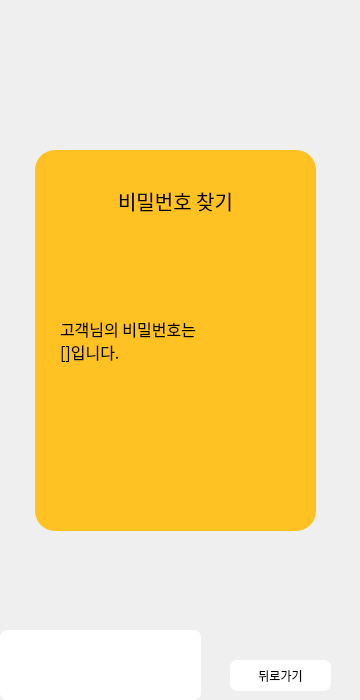
<?xml version="1.0" encoding="UTF-8"?>
<ui version="4.0">
 <class>Find</class>
 <widget class="QWidget" name="Find">
  <property name="geometry">
   <rect>
    <x>0</x>
    <y>0</y>
    <width>360</width>
    <height>700</height>
   </rect>
  </property>
  <property name="windowTitle">
   <string>Form</string>
  </property>
  <widget class="QStackedWidget" name="stackedWidget">
   <property name="geometry">
    <rect>
     <x>0</x>
     <y>0</y>
     <width>360</width>
     <height>700</height>
    </rect>
   </property>
   <property name="currentIndex">
    <number>5</number>
   </property>
   <widget class="QWidget" name="page_1">
    <widget class="QLabel" name="label">
     <property name="geometry">
      <rect>
       <x>0</x>
       <y>0</y>
       <width>360</width>
       <height>700</height>
      </rect>
     </property>
     <property name="styleSheet">
      <string notr="true">background-image: url(:/resources/image.png);</string>
     </property>
     <property name="text">
      <string/>
     </property>
    </widget>
    <widget class="QLabel" name="label_7">
     <property name="geometry">
      <rect>
       <x>35</x>
       <y>150</y>
       <width>281</width>
       <height>381</height>
      </rect>
     </property>
     <property name="styleSheet">
      <string notr="true">background-color: rgb(255, 194, 34);
border-radius: 20px;</string>
     </property>
     <property name="text">
      <string/>
     </property>
    </widget>
    <widget class="QLabel" name="label_9">
     <property name="geometry">
      <rect>
       <x>55</x>
       <y>180</y>
       <width>241</width>
       <height>41</height>
      </rect>
     </property>
     <property name="font">
      <font>
       <family>배달의민족 도현 OTF</family>
       <pointsize>15</pointsize>
      </font>
     </property>
     <property name="text">
      <string>아이디/비밀번호 찾기</string>
     </property>
     <property name="alignment">
      <set>Qt::AlignCenter</set>
     </property>
    </widget>
    <widget class="QPushButton" name="find_id">
     <property name="geometry">
      <rect>
       <x>95</x>
       <y>290</y>
       <width>171</width>
       <height>51</height>
      </rect>
     </property>
     <property name="font">
      <font>
       <family>배달의민족 도현 OTF</family>
      </font>
     </property>
     <property name="styleSheet">
      <string notr="true">color: rgb(0, 0, 0);
background-color: rgb(255, 255, 255);
border-radius: 7px;</string>
     </property>
     <property name="text">
      <string>아이디 찾기</string>
     </property>
    </widget>
    <widget class="QPushButton" name="find_pw">
     <property name="geometry">
      <rect>
       <x>95</x>
       <y>380</y>
       <width>171</width>
       <height>51</height>
      </rect>
     </property>
     <property name="font">
      <font>
       <family>배달의민족 도현 OTF</family>
      </font>
     </property>
     <property name="styleSheet">
      <string notr="true">color: rgb(0, 0, 0);
background-color: rgb(255, 255, 255);
border-radius: 7px;</string>
     </property>
     <property name="text">
      <string>비밀번호 찾기</string>
     </property>
    </widget>
    <widget class="QPushButton" name="back_1">
     <property name="geometry">
      <rect>
       <x>230</x>
       <y>660</y>
       <width>101</width>
       <height>31</height>
      </rect>
     </property>
     <property name="font">
      <font>
       <family>배달의민족 도현 OTF</family>
      </font>
     </property>
     <property name="styleSheet">
      <string notr="true">color: rgb(0, 0, 0);
background-color: rgb(255, 255, 255);
border-radius: 7px;</string>
     </property>
     <property name="text">
      <string>뒤로가기</string>
     </property>
    </widget>
    <widget class="QTextEdit" name="textEdit_1">
     <property name="geometry">
      <rect>
       <x>0</x>
       <y>630</y>
       <width>201</width>
       <height>70</height>
      </rect>
     </property>
     <property name="font">
      <font>
       <family>배달의민족 도현 OTF</family>
      </font>
     </property>
     <property name="styleSheet">
      <string notr="true">color: rgb(0, 0, 0);
background-color: rgb(255, 255, 255);
border-radius: 7px;</string>
     </property>
    </widget>
   </widget>
   <widget class="QWidget" name="page_2">
    <widget class="QLabel" name="label_2">
     <property name="geometry">
      <rect>
       <x>0</x>
       <y>0</y>
       <width>360</width>
       <height>700</height>
      </rect>
     </property>
     <property name="styleSheet">
      <string notr="true">background-image: url(:/resources/image.png);</string>
     </property>
     <property name="text">
      <string/>
     </property>
    </widget>
    <widget class="QLabel" name="label_10">
     <property name="geometry">
      <rect>
       <x>40</x>
       <y>60</y>
       <width>521</width>
       <height>111</height>
      </rect>
     </property>
     <property name="styleSheet">
      <string notr="true">image: url(:/resources/2.2.png);</string>
     </property>
     <property name="text">
      <string/>
     </property>
    </widget>
    <widget class="QLabel" name="label_11">
     <property name="geometry">
      <rect>
       <x>35</x>
       <y>150</y>
       <width>281</width>
       <height>381</height>
      </rect>
     </property>
     <property name="styleSheet">
      <string notr="true">background-color: rgb(255, 194, 34);
border-radius: 20px;</string>
     </property>
     <property name="text">
      <string/>
     </property>
    </widget>
    <widget class="QLabel" name="find_title_1">
     <property name="geometry">
      <rect>
       <x>55</x>
       <y>180</y>
       <width>241</width>
       <height>41</height>
      </rect>
     </property>
     <property name="font">
      <font>
       <family>배달의민족 도현 OTF</family>
       <pointsize>15</pointsize>
      </font>
     </property>
     <property name="text">
      <string>아이디 찾기</string>
     </property>
     <property name="alignment">
      <set>Qt::AlignCenter</set>
     </property>
    </widget>
    <widget class="QPushButton" name="back_2">
     <property name="geometry">
      <rect>
       <x>230</x>
       <y>660</y>
       <width>101</width>
       <height>31</height>
      </rect>
     </property>
     <property name="font">
      <font>
       <family>배달의민족 도현 OTF</family>
      </font>
     </property>
     <property name="styleSheet">
      <string notr="true">color: rgb(0, 0, 0);
background-color: rgb(255, 255, 255);
border-radius: 7px;</string>
     </property>
     <property name="text">
      <string>뒤로가기</string>
     </property>
    </widget>
    <widget class="QPushButton" name="findbyhp">
     <property name="geometry">
      <rect>
       <x>95</x>
       <y>290</y>
       <width>171</width>
       <height>51</height>
      </rect>
     </property>
     <property name="font">
      <font>
       <family>배달의민족 도현 OTF</family>
      </font>
     </property>
     <property name="styleSheet">
      <string notr="true">color: rgb(0, 0, 0);
background-color: rgb(255, 255, 255);
border-radius: 7px;</string>
     </property>
     <property name="text">
      <string>HP로 찾기</string>
     </property>
    </widget>
    <widget class="QPushButton" name="findbyem">
     <property name="geometry">
      <rect>
       <x>95</x>
       <y>380</y>
       <width>171</width>
       <height>51</height>
      </rect>
     </property>
     <property name="font">
      <font>
       <family>배달의민족 도현 OTF</family>
      </font>
     </property>
     <property name="styleSheet">
      <string notr="true">color: rgb(0, 0, 0);
background-color: rgb(255, 255, 255);
border-radius: 7px;</string>
     </property>
     <property name="text">
      <string>Email로 찾기</string>
     </property>
    </widget>
    <widget class="QTextEdit" name="textEdit_2">
     <property name="geometry">
      <rect>
       <x>0</x>
       <y>630</y>
       <width>201</width>
       <height>70</height>
      </rect>
     </property>
     <property name="font">
      <font>
       <family>배달의민족 도현 OTF</family>
      </font>
     </property>
     <property name="styleSheet">
      <string notr="true">color: rgb(0, 0, 0);
background-color: rgb(255, 255, 255);
border-radius: 7px;</string>
     </property>
    </widget>
   </widget>
   <widget class="QWidget" name="page_3">
    <widget class="QLabel" name="label_3">
     <property name="geometry">
      <rect>
       <x>0</x>
       <y>0</y>
       <width>360</width>
       <height>700</height>
      </rect>
     </property>
     <property name="styleSheet">
      <string notr="true">background-image: url(:/resources/image.png);</string>
     </property>
     <property name="text">
      <string/>
     </property>
    </widget>
    <widget class="QLabel" name="label_14">
     <property name="geometry">
      <rect>
       <x>35</x>
       <y>150</y>
       <width>281</width>
       <height>381</height>
      </rect>
     </property>
     <property name="styleSheet">
      <string notr="true">background-color: rgb(255, 194, 34);
border-radius: 20px;</string>
     </property>
     <property name="text">
      <string/>
     </property>
    </widget>
    <widget class="QLabel" name="find_title_2">
     <property name="geometry">
      <rect>
       <x>55</x>
       <y>180</y>
       <width>241</width>
       <height>41</height>
      </rect>
     </property>
     <property name="font">
      <font>
       <family>배달의민족 도현 OTF</family>
       <pointsize>15</pointsize>
      </font>
     </property>
     <property name="text">
      <string>아이디 찾기</string>
     </property>
     <property name="alignment">
      <set>Qt::AlignCenter</set>
     </property>
    </widget>
    <widget class="QPushButton" name="back_3">
     <property name="geometry">
      <rect>
       <x>230</x>
       <y>660</y>
       <width>101</width>
       <height>31</height>
      </rect>
     </property>
     <property name="font">
      <font>
       <family>배달의민족 도현 OTF</family>
      </font>
     </property>
     <property name="styleSheet">
      <string notr="true">color: rgb(0, 0, 0);
background-color: rgb(255, 255, 255);
border-radius: 7px;</string>
     </property>
     <property name="text">
      <string>뒤로가기</string>
     </property>
    </widget>
    <widget class="QLabel" name="label_16">
     <property name="geometry">
      <rect>
       <x>40</x>
       <y>330</y>
       <width>67</width>
       <height>31</height>
      </rect>
     </property>
     <property name="font">
      <font>
       <family>배달의민족 도현 OTF</family>
       <pointsize>12</pointsize>
      </font>
     </property>
     <property name="text">
      <string>HP</string>
     </property>
    </widget>
    <widget class="QTextEdit" name="textEdit_3">
     <property name="geometry">
      <rect>
       <x>0</x>
       <y>630</y>
       <width>201</width>
       <height>70</height>
      </rect>
     </property>
     <property name="font">
      <font>
       <family>배달의민족 도현 OTF</family>
      </font>
     </property>
     <property name="styleSheet">
      <string notr="true">color: rgb(0, 0, 0);
background-color: rgb(255, 255, 255);
border-radius: 7px;</string>
     </property>
    </widget>
    <widget class="QLabel" name="label_17">
     <property name="geometry">
      <rect>
       <x>110</x>
       <y>330</y>
       <width>41</width>
       <height>31</height>
      </rect>
     </property>
     <property name="font">
      <font>
       <family>배달의민족 도현 OTF</family>
       <pointsize>8</pointsize>
      </font>
     </property>
     <property name="layoutDirection">
      <enum>Qt::LeftToRight</enum>
     </property>
     <property name="styleSheet">
      <string notr="true">color: rgb(0, 0, 0);
background-color: rgb(255, 255, 255);
border-radius: 7px;</string>
     </property>
     <property name="text">
      <string>010</string>
     </property>
     <property name="alignment">
      <set>Qt::AlignCenter</set>
     </property>
    </widget>
    <widget class="QLabel" name="label_18">
     <property name="geometry">
      <rect>
       <x>152</x>
       <y>330</y>
       <width>16</width>
       <height>31</height>
      </rect>
     </property>
     <property name="font">
      <font>
       <family>Ubuntu</family>
       <pointsize>8</pointsize>
      </font>
     </property>
     <property name="layoutDirection">
      <enum>Qt::LeftToRight</enum>
     </property>
     <property name="text">
      <string>―</string>
     </property>
     <property name="alignment">
      <set>Qt::AlignCenter</set>
     </property>
    </widget>
    <widget class="QLineEdit" name="input_hp1">
     <property name="geometry">
      <rect>
       <x>168</x>
       <y>330</y>
       <width>51</width>
       <height>31</height>
      </rect>
     </property>
     <property name="font">
      <font>
       <family>배달의민족 도현 OTF</family>
       <pointsize>8</pointsize>
      </font>
     </property>
     <property name="styleSheet">
      <string notr="true">color: rgb(0, 0, 0);
background-color: rgb(255, 255, 255);
border-radius: 7px;</string>
     </property>
     <property name="alignment">
      <set>Qt::AlignCenter</set>
     </property>
    </widget>
    <widget class="QLabel" name="label_19">
     <property name="geometry">
      <rect>
       <x>220</x>
       <y>330</y>
       <width>16</width>
       <height>31</height>
      </rect>
     </property>
     <property name="font">
      <font>
       <pointsize>8</pointsize>
      </font>
     </property>
     <property name="layoutDirection">
      <enum>Qt::LeftToRight</enum>
     </property>
     <property name="text">
      <string>―</string>
     </property>
     <property name="alignment">
      <set>Qt::AlignCenter</set>
     </property>
    </widget>
    <widget class="QLineEdit" name="input_hp2">
     <property name="geometry">
      <rect>
       <x>238</x>
       <y>330</y>
       <width>51</width>
       <height>31</height>
      </rect>
     </property>
     <property name="font">
      <font>
       <family>배달의민족 도현 OTF</family>
       <pointsize>8</pointsize>
      </font>
     </property>
     <property name="styleSheet">
      <string notr="true">color: rgb(0, 0, 0);
background-color: rgb(255, 255, 255);
border-radius: 7px;</string>
     </property>
     <property name="alignment">
      <set>Qt::AlignCenter</set>
     </property>
    </widget>
    <widget class="QPushButton" name="find_info1">
     <property name="geometry">
      <rect>
       <x>120</x>
       <y>460</y>
       <width>111</width>
       <height>31</height>
      </rect>
     </property>
     <property name="font">
      <font>
       <family>배달의민족 도현 OTF</family>
      </font>
     </property>
     <property name="styleSheet">
      <string notr="true">color: rgb(0, 0, 0);
background-color: rgb(255, 255, 255);
border-radius: 7px;</string>
     </property>
     <property name="text">
      <string>찾기</string>
     </property>
    </widget>
    <widget class="QLabel" name="label_33">
     <property name="geometry">
      <rect>
       <x>40</x>
       <y>290</y>
       <width>51</width>
       <height>31</height>
      </rect>
     </property>
     <property name="font">
      <font>
       <family>배달의민족 도현 OTF</family>
       <pointsize>12</pointsize>
      </font>
     </property>
     <property name="text">
      <string>ID</string>
     </property>
    </widget>
    <widget class="QLineEdit" name="input_id">
     <property name="geometry">
      <rect>
       <x>110</x>
       <y>290</y>
       <width>181</width>
       <height>31</height>
      </rect>
     </property>
     <property name="font">
      <font>
       <family>배달의민족 도현 OTF</family>
       <pointsize>8</pointsize>
      </font>
     </property>
     <property name="styleSheet">
      <string notr="true">color: rgb(0, 0, 0);
background-color: rgb(255, 255, 255);
border-radius: 7px;</string>
     </property>
     <property name="alignment">
      <set>Qt::AlignCenter</set>
     </property>
    </widget>
   </widget>
   <widget class="QWidget" name="page_4">
    <widget class="QLabel" name="label_4">
     <property name="geometry">
      <rect>
       <x>0</x>
       <y>0</y>
       <width>360</width>
       <height>700</height>
      </rect>
     </property>
     <property name="styleSheet">
      <string notr="true">background-image: url(:/resources/image.png);</string>
     </property>
     <property name="text">
      <string/>
     </property>
    </widget>
    <widget class="QLabel" name="label_21">
     <property name="geometry">
      <rect>
       <x>35</x>
       <y>150</y>
       <width>281</width>
       <height>381</height>
      </rect>
     </property>
     <property name="styleSheet">
      <string notr="true">background-color: rgb(255, 194, 34);
border-radius: 20px;</string>
     </property>
     <property name="text">
      <string/>
     </property>
    </widget>
    <widget class="QLabel" name="find_title_3">
     <property name="geometry">
      <rect>
       <x>55</x>
       <y>180</y>
       <width>241</width>
       <height>41</height>
      </rect>
     </property>
     <property name="font">
      <font>
       <family>배달의민족 도현 OTF</family>
       <pointsize>15</pointsize>
      </font>
     </property>
     <property name="text">
      <string>아이디 찾기</string>
     </property>
     <property name="alignment">
      <set>Qt::AlignCenter</set>
     </property>
    </widget>
    <widget class="QLabel" name="label_23">
     <property name="geometry">
      <rect>
       <x>40</x>
       <y>330</y>
       <width>67</width>
       <height>31</height>
      </rect>
     </property>
     <property name="font">
      <font>
       <family>배달의민족 도현 OTF</family>
       <pointsize>12</pointsize>
      </font>
     </property>
     <property name="text">
      <string>Email</string>
     </property>
    </widget>
    <widget class="QLineEdit" name="input_email">
     <property name="geometry">
      <rect>
       <x>110</x>
       <y>330</y>
       <width>71</width>
       <height>31</height>
      </rect>
     </property>
     <property name="font">
      <font>
       <family>배달의민족 도현 OTF</family>
       <pointsize>8</pointsize>
      </font>
     </property>
     <property name="styleSheet">
      <string notr="true">color: rgb(0, 0, 0);
background-color: rgb(255, 255, 255);
border-radius: 7px;</string>
     </property>
     <property name="alignment">
      <set>Qt::AlignLeading|Qt::AlignLeft|Qt::AlignVCenter</set>
     </property>
    </widget>
    <widget class="QLabel" name="label_24">
     <property name="geometry">
      <rect>
       <x>180</x>
       <y>330</y>
       <width>21</width>
       <height>31</height>
      </rect>
     </property>
     <property name="font">
      <font>
       <pointsize>13</pointsize>
      </font>
     </property>
     <property name="text">
      <string>@</string>
     </property>
    </widget>
    <widget class="QComboBox" name="em_sel">
     <property name="geometry">
      <rect>
       <x>200</x>
       <y>330</y>
       <width>91</width>
       <height>31</height>
      </rect>
     </property>
     <property name="font">
      <font>
       <family>배달의민족 도현 OTF</family>
       <pointsize>8</pointsize>
      </font>
     </property>
     <property name="styleSheet">
      <string notr="true">color: rgb(0, 0, 0);
background-color: rgb(255, 255, 255);
border-radius: 7px;</string>
     </property>
     <item>
      <property name="text">
       <string>gmail.com</string>
      </property>
     </item>
     <item>
      <property name="text">
       <string>naver.com</string>
      </property>
     </item>
     <item>
      <property name="text">
       <string>hanmail.net</string>
      </property>
     </item>
     <item>
      <property name="text">
       <string>daum.net</string>
      </property>
     </item>
     <item>
      <property name="text">
       <string>직접입력</string>
      </property>
     </item>
    </widget>
    <widget class="QLineEdit" name="em_dir">
     <property name="geometry">
      <rect>
       <x>200</x>
       <y>330</y>
       <width>61</width>
       <height>31</height>
      </rect>
     </property>
     <property name="font">
      <font>
       <family>배달의민족 도현 OTF</family>
       <pointsize>8</pointsize>
      </font>
     </property>
     <property name="styleSheet">
      <string notr="true">background: transparent;</string>
     </property>
    </widget>
    <widget class="QPushButton" name="find_info2">
     <property name="geometry">
      <rect>
       <x>120</x>
       <y>460</y>
       <width>111</width>
       <height>31</height>
      </rect>
     </property>
     <property name="font">
      <font>
       <family>배달의민족 도현 OTF</family>
      </font>
     </property>
     <property name="styleSheet">
      <string notr="true">color: rgb(0, 0, 0);
background-color: rgb(255, 255, 255);
border-radius: 7px;</string>
     </property>
     <property name="text">
      <string>찾기</string>
     </property>
    </widget>
    <widget class="QTextEdit" name="textEdit_4">
     <property name="geometry">
      <rect>
       <x>0</x>
       <y>630</y>
       <width>201</width>
       <height>70</height>
      </rect>
     </property>
     <property name="font">
      <font>
       <family>배달의민족 도현 OTF</family>
      </font>
     </property>
     <property name="styleSheet">
      <string notr="true">color: rgb(0, 0, 0);
background-color: rgb(255, 255, 255);
border-radius: 7px;</string>
     </property>
    </widget>
    <widget class="QPushButton" name="back_4">
     <property name="geometry">
      <rect>
       <x>230</x>
       <y>660</y>
       <width>101</width>
       <height>31</height>
      </rect>
     </property>
     <property name="font">
      <font>
       <family>배달의민족 도현 OTF</family>
      </font>
     </property>
     <property name="styleSheet">
      <string notr="true">color: rgb(0, 0, 0);
background-color: rgb(255, 255, 255);
border-radius: 7px;</string>
     </property>
     <property name="text">
      <string>뒤로가기</string>
     </property>
    </widget>
    <widget class="QLabel" name="label_34">
     <property name="geometry">
      <rect>
       <x>40</x>
       <y>290</y>
       <width>51</width>
       <height>31</height>
      </rect>
     </property>
     <property name="font">
      <font>
       <family>배달의민족 도현 OTF</family>
       <pointsize>12</pointsize>
      </font>
     </property>
     <property name="text">
      <string>ID</string>
     </property>
    </widget>
    <widget class="QLineEdit" name="input_id_2">
     <property name="geometry">
      <rect>
       <x>110</x>
       <y>290</y>
       <width>181</width>
       <height>31</height>
      </rect>
     </property>
     <property name="font">
      <font>
       <family>배달의민족 도현 OTF</family>
       <pointsize>8</pointsize>
      </font>
     </property>
     <property name="styleSheet">
      <string notr="true">color: rgb(0, 0, 0);
background-color: rgb(255, 255, 255);
border-radius: 7px;</string>
     </property>
     <property name="alignment">
      <set>Qt::AlignCenter</set>
     </property>
    </widget>
   </widget>
   <widget class="QWidget" name="page_5">
    <widget class="QLabel" name="label_5">
     <property name="geometry">
      <rect>
       <x>0</x>
       <y>0</y>
       <width>360</width>
       <height>700</height>
      </rect>
     </property>
     <property name="styleSheet">
      <string notr="true">background-image: url(:/resources/image.png);</string>
     </property>
     <property name="text">
      <string/>
     </property>
    </widget>
    <widget class="QLabel" name="label_26">
     <property name="geometry">
      <rect>
       <x>35</x>
       <y>150</y>
       <width>281</width>
       <height>381</height>
      </rect>
     </property>
     <property name="styleSheet">
      <string notr="true">background-color: rgb(255, 194, 34);
border-radius: 20px;</string>
     </property>
     <property name="text">
      <string/>
     </property>
    </widget>
    <widget class="QLabel" name="label_27">
     <property name="geometry">
      <rect>
       <x>55</x>
       <y>180</y>
       <width>241</width>
       <height>41</height>
      </rect>
     </property>
     <property name="font">
      <font>
       <family>배달의민족 도현 OTF</family>
       <pointsize>15</pointsize>
      </font>
     </property>
     <property name="text">
      <string>아이디 찾기</string>
     </property>
     <property name="alignment">
      <set>Qt::AlignCenter</set>
     </property>
    </widget>
    <widget class="QLabel" name="label_28">
     <property name="geometry">
      <rect>
       <x>60</x>
       <y>290</y>
       <width>211</width>
       <height>101</height>
      </rect>
     </property>
     <property name="font">
      <font>
       <family>배달의민족 도현 OTF</family>
       <pointsize>12</pointsize>
      </font>
     </property>
     <property name="text">
      <string>고객님의 아이디는
[]입니다.</string>
     </property>
    </widget>
    <widget class="QPushButton" name="find_pw_2">
     <property name="geometry">
      <rect>
       <x>90</x>
       <y>440</y>
       <width>171</width>
       <height>51</height>
      </rect>
     </property>
     <property name="font">
      <font>
       <family>배달의민족 도현 OTF</family>
      </font>
     </property>
     <property name="styleSheet">
      <string notr="true">color: rgb(0, 0, 0);
background-color: rgb(255, 255, 255);
border-radius: 7px;</string>
     </property>
     <property name="text">
      <string>비밀번호 찾기</string>
     </property>
    </widget>
    <widget class="QTextEdit" name="textEdit_5">
     <property name="geometry">
      <rect>
       <x>0</x>
       <y>630</y>
       <width>201</width>
       <height>70</height>
      </rect>
     </property>
     <property name="font">
      <font>
       <family>배달의민족 도현 OTF</family>
      </font>
     </property>
     <property name="styleSheet">
      <string notr="true">color: rgb(0, 0, 0);
background-color: rgb(255, 255, 255);
border-radius: 7px;</string>
     </property>
    </widget>
    <widget class="QPushButton" name="back_5">
     <property name="geometry">
      <rect>
       <x>230</x>
       <y>660</y>
       <width>101</width>
       <height>31</height>
      </rect>
     </property>
     <property name="font">
      <font>
       <family>배달의민족 도현 OTF</family>
      </font>
     </property>
     <property name="styleSheet">
      <string notr="true">color: rgb(0, 0, 0);
background-color: rgb(255, 255, 255);
border-radius: 7px;</string>
     </property>
     <property name="text">
      <string>뒤로가기</string>
     </property>
    </widget>
   </widget>
   <widget class="QWidget" name="page_6">
    <widget class="QLabel" name="label_6">
     <property name="geometry">
      <rect>
       <x>0</x>
       <y>0</y>
       <width>360</width>
       <height>700</height>
      </rect>
     </property>
     <property name="styleSheet">
      <string notr="true">background-image: url(:/resources/image.png);</string>
     </property>
     <property name="text">
      <string/>
     </property>
    </widget>
    <widget class="QLabel" name="label_30">
     <property name="geometry">
      <rect>
       <x>35</x>
       <y>150</y>
       <width>281</width>
       <height>381</height>
      </rect>
     </property>
     <property name="styleSheet">
      <string notr="true">background-color: rgb(255, 194, 34);
border-radius: 20px;</string>
     </property>
     <property name="text">
      <string/>
     </property>
    </widget>
    <widget class="QLabel" name="label_31">
     <property name="geometry">
      <rect>
       <x>55</x>
       <y>180</y>
       <width>241</width>
       <height>41</height>
      </rect>
     </property>
     <property name="font">
      <font>
       <family>배달의민족 도현 OTF</family>
       <pointsize>15</pointsize>
      </font>
     </property>
     <property name="text">
      <string>비밀번호 찾기</string>
     </property>
     <property name="alignment">
      <set>Qt::AlignCenter</set>
     </property>
    </widget>
    <widget class="QLabel" name="label_32">
     <property name="geometry">
      <rect>
       <x>60</x>
       <y>290</y>
       <width>211</width>
       <height>101</height>
      </rect>
     </property>
     <property name="font">
      <font>
       <family>배달의민족 도현 OTF</family>
       <pointsize>12</pointsize>
      </font>
     </property>
     <property name="text">
      <string>고객님의 비밀번호는
[]입니다.</string>
     </property>
    </widget>
    <widget class="QTextEdit" name="textEdit_6">
     <property name="geometry">
      <rect>
       <x>0</x>
       <y>630</y>
       <width>201</width>
       <height>70</height>
      </rect>
     </property>
     <property name="font">
      <font>
       <family>배달의민족 도현 OTF</family>
      </font>
     </property>
     <property name="styleSheet">
      <string notr="true">color: rgb(0, 0, 0);
background-color: rgb(255, 255, 255);
border-radius: 7px;</string>
     </property>
    </widget>
    <widget class="QPushButton" name="back_6">
     <property name="geometry">
      <rect>
       <x>230</x>
       <y>660</y>
       <width>101</width>
       <height>31</height>
      </rect>
     </property>
     <property name="font">
      <font>
       <family>배달의민족 도현 OTF</family>
      </font>
     </property>
     <property name="styleSheet">
      <string notr="true">color: rgb(0, 0, 0);
background-color: rgb(255, 255, 255);
border-radius: 7px;</string>
     </property>
     <property name="text">
      <string>뒤로가기</string>
     </property>
    </widget>
   </widget>
  </widget>
 </widget>
 <resources/>
 <connections/>
</ui>
